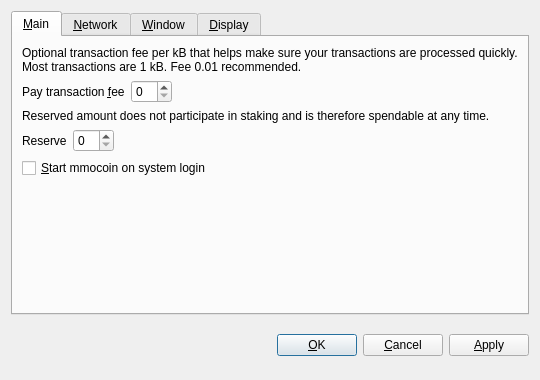
<?xml version="1.0" encoding="UTF-8"?>
<ui version="4.0">
 <class>OptionsDialog</class>
 <widget class="QDialog" name="OptionsDialog">
  <property name="geometry">
   <rect>
    <x>0</x>
    <y>0</y>
    <width>540</width>
    <height>380</height>
   </rect>
  </property>
  <property name="windowTitle">
   <string>Options</string>
  </property>
  <property name="styleSheet">
   <string notr="true">background-image: url(:/images/bkg2);
background-image: url(:/images/gr);</string>
  </property>
  <property name="modal">
   <bool>true</bool>
  </property>
  <layout class="QVBoxLayout" name="verticalLayout">
   <item>
    <widget class="QTabWidget" name="tabWidget">
     <property name="tabPosition">
      <enum>QTabWidget::North</enum>
     </property>
     <property name="currentIndex">
      <number>0</number>
     </property>
     <widget class="QWidget" name="tabMain">
      <attribute name="title">
       <string>&amp;Main</string>
      </attribute>
      <layout class="QVBoxLayout" name="verticalLayout_Main">
       <item>
        <widget class="QLabel" name="transactionFeeInfoLabel">
         <property name="text">
          <string>Optional transaction fee per kB that helps make sure your transactions are processed quickly. Most transactions are 1 kB. Fee 0.01 recommended.</string>
         </property>
         <property name="textFormat">
          <enum>Qt::PlainText</enum>
         </property>
         <property name="wordWrap">
          <bool>true</bool>
         </property>
        </widget>
       </item>
       <item>
        <layout class="QHBoxLayout" name="horizontalLayoutFee">
         <item>
          <widget class="QLabel" name="transactionFeeLabel">
           <property name="text">
            <string>Pay transaction &amp;fee</string>
           </property>
           <property name="textFormat">
            <enum>Qt::PlainText</enum>
           </property>
           <property name="buddy">
            <cstring>transactionFee</cstring>
           </property>
          </widget>
         </item>
         <item>
          <widget class="BitcoinAmountField" name="transactionFee"/>
         </item>
         <item>
          <spacer name="horizontalSpacerFee">
           <property name="orientation">
            <enum>Qt::Horizontal</enum>
           </property>
           <property name="sizeHint" stdset="0">
            <size>
             <width>40</width>
             <height>20</height>
            </size>
           </property>
          </spacer>
         </item>
        </layout>
       </item>
       <item>
        <widget class="QLabel" name="reserveBalanceInfoLabel">
         <property name="text">
          <string>Reserved amount does not participate in staking and is therefore spendable at any time.</string>
         </property>
         <property name="textFormat">
          <enum>Qt::PlainText</enum>
         </property>
         <property name="wordWrap">
          <bool>true</bool>
         </property>
        </widget>
       </item>
       <item>
        <layout class="QHBoxLayout" name="horizontalLayoutReserveBalance">
         <item>
          <widget class="QLabel" name="reserveBalanceLabel">
           <property name="text">
            <string>Reserve</string>
           </property>
           <property name="textFormat">
            <enum>Qt::PlainText</enum>
           </property>
           <property name="buddy">
            <cstring>reserveBalance</cstring>
           </property>
          </widget>
         </item>
         <item>
          <widget class="BitcoinAmountField" name="reserveBalance"/>
         </item>
         <item>
          <spacer name="horizontalSpacerReserveBalance">
           <property name="orientation">
            <enum>Qt::Horizontal</enum>
           </property>
           <property name="sizeHint" stdset="0">
            <size>
             <width>40</width>
             <height>20</height>
            </size>
           </property>
          </spacer>
         </item>
        </layout>
       </item>
       <item>
        <widget class="QCheckBox" name="bitcoinAtStartup">
         <property name="toolTip">
          <string>Automatically start mmocoin after logging in to the system.</string>
         </property>
         <property name="text">
          <string>&amp;Start mmocoin on system login</string>
         </property>
        </widget>
       </item>
       <item>
        <spacer name="verticalSpacer_Main">
         <property name="orientation">
          <enum>Qt::Vertical</enum>
         </property>
         <property name="sizeHint" stdset="0">
          <size>
           <width>20</width>
           <height>40</height>
          </size>
         </property>
        </spacer>
       </item>
      </layout>
     </widget>
     <widget class="QWidget" name="tabNetwork">
      <attribute name="title">
       <string>&amp;Network</string>
      </attribute>
      <layout class="QVBoxLayout" name="verticalLayout_Network">
       <item>
        <widget class="QCheckBox" name="mapPortUpnp">
         <property name="toolTip">
          <string>Automatically open the mmocoin client port on the router. This only works when your router supports UPnP and it is enabled.</string>
         </property>
         <property name="text">
          <string>Map port using &amp;UPnP</string>
         </property>
        </widget>
       </item>
       <item>
        <widget class="QCheckBox" name="connectSocks">
         <property name="toolTip">
          <string>Connect to the mmocoin network through a SOCKS proxy (e.g. when connecting through Tor).</string>
         </property>
         <property name="text">
          <string>&amp;Connect through SOCKS proxy:</string>
         </property>
        </widget>
       </item>
       <item>
        <layout class="QHBoxLayout" name="horizontalLayout_Network">
         <item>
          <widget class="QLabel" name="proxyIpLabel">
           <property name="text">
            <string>Proxy &amp;IP:</string>
           </property>
           <property name="textFormat">
            <enum>Qt::PlainText</enum>
           </property>
           <property name="buddy">
            <cstring>proxyIp</cstring>
           </property>
          </widget>
         </item>
         <item>
          <widget class="QValidatedLineEdit" name="proxyIp">
           <property name="maximumSize">
            <size>
             <width>140</width>
             <height>16777215</height>
            </size>
           </property>
           <property name="toolTip">
            <string>IP address of the proxy (e.g. 127.0.0.1)</string>
           </property>
          </widget>
         </item>
         <item>
          <widget class="QLabel" name="proxyPortLabel">
           <property name="text">
            <string>&amp;Port:</string>
           </property>
           <property name="textFormat">
            <enum>Qt::PlainText</enum>
           </property>
           <property name="buddy">
            <cstring>proxyPort</cstring>
           </property>
          </widget>
         </item>
         <item>
          <widget class="QLineEdit" name="proxyPort">
           <property name="maximumSize">
            <size>
             <width>55</width>
             <height>16777215</height>
            </size>
           </property>
           <property name="toolTip">
            <string>Port of the proxy (e.g. 9050)</string>
           </property>
          </widget>
         </item>
         <item>
          <widget class="QLabel" name="socksVersionLabel">
           <property name="text">
            <string>SOCKS &amp;Version:</string>
           </property>
           <property name="textFormat">
            <enum>Qt::PlainText</enum>
           </property>
           <property name="buddy">
            <cstring>socksVersion</cstring>
           </property>
          </widget>
         </item>
         <item>
          <widget class="QValueComboBox" name="socksVersion">
           <property name="toolTip">
            <string>SOCKS version of the proxy (e.g. 5)</string>
           </property>
          </widget>
         </item>
         <item>
          <spacer name="horizontalSpacer_Network">
           <property name="orientation">
            <enum>Qt::Horizontal</enum>
           </property>
           <property name="sizeHint" stdset="0">
            <size>
             <width>40</width>
             <height>20</height>
            </size>
           </property>
          </spacer>
         </item>
        </layout>
       </item>
       <item>
        <spacer name="verticalSpacer_Network">
         <property name="orientation">
          <enum>Qt::Vertical</enum>
         </property>
         <property name="sizeHint" stdset="0">
          <size>
           <width>20</width>
           <height>40</height>
          </size>
         </property>
        </spacer>
       </item>
      </layout>
     </widget>
     <widget class="QWidget" name="tabWindow">
      <attribute name="title">
       <string>&amp;Window</string>
      </attribute>
      <layout class="QVBoxLayout" name="verticalLayout_Window">
       <item>
        <widget class="QCheckBox" name="minimizeToTray">
         <property name="toolTip">
          <string>Show only a tray icon after minimizing the window.</string>
         </property>
         <property name="text">
          <string>&amp;Minimize to the tray instead of the taskbar</string>
         </property>
        </widget>
       </item>
       <item>
        <widget class="QCheckBox" name="minimizeOnClose">
         <property name="toolTip">
          <string>Minimize instead of exit the application when the window is closed. When this option is enabled, the application will be closed only after selecting Quit in the menu.</string>
         </property>
         <property name="text">
          <string>M&amp;inimize on close</string>
         </property>
        </widget>
       </item>
       <item>
        <spacer name="verticalSpacer_Window">
         <property name="orientation">
          <enum>Qt::Vertical</enum>
         </property>
         <property name="sizeHint" stdset="0">
          <size>
           <width>20</width>
           <height>40</height>
          </size>
         </property>
        </spacer>
       </item>
      </layout>
     </widget>
     <widget class="QWidget" name="tabDisplay">
      <attribute name="title">
       <string>&amp;Display</string>
      </attribute>
      <layout class="QVBoxLayout" name="verticalLayout_Display">
       <item>
        <layout class="QHBoxLayout" name="horizontalLayout_1_Display">
         <item>
          <widget class="QLabel" name="langLabel">
           <property name="text">
            <string>User Interface &amp;language:</string>
           </property>
           <property name="textFormat">
            <enum>Qt::PlainText</enum>
           </property>
           <property name="buddy">
            <cstring>lang</cstring>
           </property>
          </widget>
         </item>
         <item>
          <widget class="QValueComboBox" name="lang">
           <property name="toolTip">
            <string>The user interface language can be set here. This setting will take effect after restarting mmocoin.</string>
           </property>
          </widget>
         </item>
        </layout>
       </item>
       <item>
        <layout class="QHBoxLayout" name="horizontalLayout_2_Display">
         <item>
          <widget class="QLabel" name="unitLabel">
           <property name="text">
            <string>&amp;Unit to show amounts in:</string>
           </property>
           <property name="textFormat">
            <enum>Qt::PlainText</enum>
           </property>
           <property name="buddy">
            <cstring>unit</cstring>
           </property>
          </widget>
         </item>
         <item>
          <widget class="QValueComboBox" name="unit">
           <property name="toolTip">
            <string>Choose the default subdivision unit to show in the interface and when sending coins.</string>
           </property>
          </widget>
         </item>
        </layout>
       </item>
       <item>
        <widget class="QCheckBox" name="displayAddresses">
         <property name="toolTip">
          <string>Whether to show mmocoin addresses in the transaction list or not.</string>
         </property>
         <property name="text">
          <string>&amp;Display addresses in transaction list</string>
         </property>
        </widget>
       </item>
       <item>
        <widget class="QCheckBox" name="coinControlFeatures">
         <property name="toolTip">
          <string>Whether to show coin control features or not.</string>
         </property>
         <property name="text">
          <string>Display coin &amp;control features (experts only!)</string>
         </property>
        </widget>
       </item>
       <item>
        <spacer name="verticalSpacer_Display">
         <property name="orientation">
          <enum>Qt::Vertical</enum>
         </property>
         <property name="sizeHint" stdset="0">
          <size>
           <width>20</width>
           <height>40</height>
          </size>
         </property>
        </spacer>
       </item>
      </layout>
     </widget>
    </widget>
   </item>
   <item>
    <layout class="QHBoxLayout" name="horizontalLayout_Buttons">
     <item>
      <spacer name="horizontalSpacer_1">
       <property name="orientation">
        <enum>Qt::Horizontal</enum>
       </property>
       <property name="sizeHint" stdset="0">
        <size>
         <width>40</width>
         <height>48</height>
        </size>
       </property>
      </spacer>
     </item>
     <item>
      <widget class="QLabel" name="statusLabel">
       <property name="font">
        <font>
         <weight>75</weight>
         <bold>true</bold>
        </font>
       </property>
       <property name="text">
        <string/>
       </property>
       <property name="textFormat">
        <enum>Qt::PlainText</enum>
       </property>
       <property name="wordWrap">
        <bool>true</bool>
       </property>
      </widget>
     </item>
     <item>
      <spacer name="horizontalSpacer_2">
       <property name="orientation">
        <enum>Qt::Horizontal</enum>
       </property>
       <property name="sizeHint" stdset="0">
        <size>
         <width>40</width>
         <height>48</height>
        </size>
       </property>
      </spacer>
     </item>
     <item>
      <widget class="QPushButton" name="okButton">
       <property name="text">
        <string>&amp;OK</string>
       </property>
      </widget>
     </item>
     <item>
      <widget class="QPushButton" name="cancelButton">
       <property name="text">
        <string>&amp;Cancel</string>
       </property>
       <property name="autoDefault">
        <bool>false</bool>
       </property>
      </widget>
     </item>
     <item>
      <widget class="QPushButton" name="applyButton">
       <property name="text">
        <string>&amp;Apply</string>
       </property>
       <property name="autoDefault">
        <bool>false</bool>
       </property>
      </widget>
     </item>
    </layout>
   </item>
  </layout>
 </widget>
 <customwidgets>
  <customwidget>
   <class>BitcoinAmountField</class>
   <extends>QSpinBox</extends>
   <header>bitcoinamountfield.h</header>
   <container>1</container>
  </customwidget>
  <customwidget>
   <class>QValidatedLineEdit</class>
   <extends>QLineEdit</extends>
   <header>qvalidatedlineedit.h</header>
  </customwidget>
  <customwidget>
   <class>QValueComboBox</class>
   <extends>QComboBox</extends>
   <header>qvaluecombobox.h</header>
  </customwidget>
 </customwidgets>
 <resources/>
 <connections/>
</ui>
